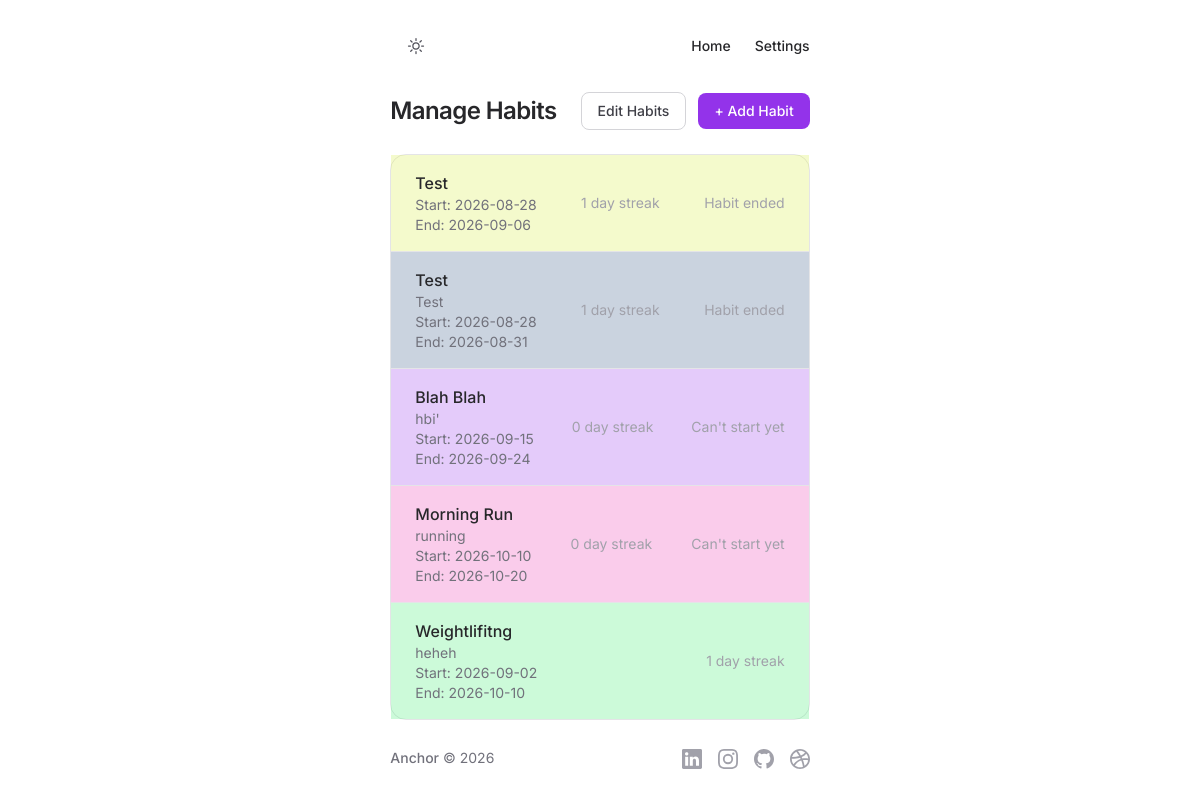
Page /habits (signed in) on the committed database.
### tables this page shows
CREATE TABLE habits (
id INTEGER PRIMARY KEY AUTOINCREMENT NOT NULL,
user_id INTEGER NOT NULL,
habit TEXT NOT NULL,
description TEXT,
start_date TEXT NOT NULL,
end_date TEXT NOT NULL, colour TEXT NOT NULL DEFAULT '#ffffff');

### app.py (the view)
@app.route("/habits", methods=["GET", "POST"])
@login_required
def habits():
    db = get_db()
    now = datetime.now()
    curr_date = now.strftime("%Y-%m-%d")
    if request.method == "POST":
        if request.form.get("completion_btt"):
            db.execute("INSERT INTO habit_logs (habit_id, completed_date) VALUES (?, ?)",
                    (request.form.get("completion_btt"), curr_date))
            db.commit()
            return apology("Marked as done", error="success")
        else:
            return render_template("habits.html")
    else:
        habits = db.execute("SELECT id, habit, description, start_date, end_date, colour FROM habits WHERE user_id = ?", (session["user_id"],)).fetchall()
        id_list = [row["id"] for row in habits]
        streaks = {}
        completed_date = {}
        for habit_id in id_list:
            streaks[habit_id] = get_streak(habit_id)
            row = db.execute("SELECT completed_date FROM habit_logs WHERE habit_id = ? ORDER BY completed_date DESC LIMIT 1", (habit_id,)).fetchone()
            completed_date[habit_id] = row["completed_date"] if row else None
        return render_template ("habits.html", habits=habits, streak=streaks, completed_date=completed_date, today=curr_date)

### app.py (called while the page is built)
@app.after_request
def after_request(response):
    response.headers["Cache-Control"] = "no-cache, no-store, must-revalidate"
    response.headers["Expires"] = 0
    response.headers["Pragma"] = "no-cache"
    return response

@app.context_processor
def inject_user():
    return dict(username=session.get("username"))

### helpers.py (called while the page is built)
def get_db():
    if "db" not in g:
        g.db = sqlite3.connect(DATABASE)
        g.db.row_factory = sqlite3.Row
    return g.db

def get_streak(habit_id):
    db = get_db()
    rows = db.execute(
        "SELECT completed_date FROM habit_logs WHERE habit_id = ? ORDER BY completed_date DESC",
        (habit_id,)
    ).fetchall()
    completed_dates = {row["completed_date"] for row in rows}
    streak = 0
    check_date = date.today()
    while check_date.isoformat() in completed_dates:
        streak += 1
        check_date -= timedelta(days=1)
    return streak

def login_required(f):
    @wraps(f)
    def decorated_function(*args, **kwargs):
        if session.get("user_id") is None:
            return redirect("/login")
        return f(*args, **kwargs)
    return decorated_function

### templates/habits.html (shortened to what this page needs)
{% extends "layout.html" %}
{% block main %}
<div class="col-span-12">
  <div class="mb-6 flex flex-wrap items-center justify-between gap-6">
    <h1 class="text-2xl font-semibold tracking-tight text-text dark:text-text-dark">
      Manage Habits
    </h1>
    <div class="flex items-center gap-3">
      <a
        href="/habits/edit"
        class="rounded-lg border border-border px-4 py-2 text-sm font-medium text-zinc-700 transition hover:bg-zinc-100 active:opacity-80 dark:border-border-dark dark:text-zinc-200 dark:hover:bg-zinc-800"
      >
        Edit Habits
      </a>
      <a
        href="/habits/add"
        class="rounded-lg bg-brand px-4 py-2 text-sm font-medium text-white transition hover:bg-brand-hover active:opacity-80"
      >
        + Add Habit
      </a>
    </div>
  </div>
  <div class="rounded-2xl border border-zinc-200 bg-surface dark:border-zinc-800 dark:bg-surface-dark">
    {% if habits %}
      <ul class="divide-y divide-zinc-200 dark:divide-zinc-800">
        {% for habit in habits %}
        <li class="flex items-center justify-between px-6 py-4"
          style="background-color: {{ habit.colour }}40;">
          <div>
            <p class="font-medium text-text dark:text-text-dark">{{ habit.habit }}</p>
            <p class="text-sm text-zinc-500 dark:text-text-muted">{{ habit.description }}</p>
            <p class="text-sm text-zinc-500 dark:text-text-translucent">Start: {{ habit.start_date }}</p>
            <p class="text-sm text-zinc-500 dark:text-text-translucent">End: {{ habit.end_date }}</p>
          </div>
          <span class="text-sm text-text-translucent dark:text-zinc-500">{{ streak[habit.id] }} day streak</span>
          {% if completed_date[habit.id] != today and habit.start_date <= today and habit.end_date >= today %}
          <form action="/habits" method="post">
          <input type="hidden" name="csrf_token" value="{{ csrf_token() }}"/>
            <button
              type="submit"
              name="completion_btt"
              value="{{ habit.id }}"
              onclick="return confirm('Mark this habit as complete today? Are you sure?')"
              class="text-center rounded-lg border border-purple px-4 py-2 text-sm font-medium text-text transition hover:bg-success active:opacity-80 dark:border-border-dark dark:text-text-dark dark:hover:bg-success"
            >
            Mark as done
            </button>
          </form>
          {% elif habit.start_date > today %}
            <span class="text-sm text-text-translucent dark:text-zinc-500">Can't start yet</span>
          {% elif habit.end_date < today %}
            <span class="text-sm text-text-translucent dark:text-zinc-500">Habit ended</span>
          {% endif %}
        </li>
        {% endfor %}
      </ul>
    {% else %}
      <div class="flex flex-col items-center justify-center gap-3 px-6 py-16 text-center">
        <p class="text-text-muted dark:text-zinc-300">You haven't added any habits yet.</p>
      </div>
    {% endif %}
  </div>
</div>
{% endblock %}

### templates/layout.html (shortened to what this page needs)
<!doctype html>
<html lang="en" class="scroll-smooth">
  <head>
     <link rel="stylesheet" href="{{ url_for('static', filename='css/tailwind.css') }}" />
  </head>
  <body class="antialiased">
    <div
      x-data="{
        darkMode: localStorage.getItem('darkMode') === 'true',
        toggleDarkMode() {
          this.darkMode = !this.darkMode;
          localStorage.setItem('darkMode', this.darkMode);
          document.documentElement.classList.toggle('dark', this.darkMode);
        }
      }"
      class="flex min-h-dvh min-w-80 flex-col bg-surface text-text dark:bg-zinc-950 dark:text-text-dark"
    >
      <main
        id="page-content"
        class="mx-auto flex max-w-6xl flex-auto flex-col px-4 pb-4 lg:px-8 lg:pb-8"
      >
        <header
          id="page-header"
          class="flex flex-none items-center justify-between py-7"
        >
          <div class="flex items-center gap-2">
            <button
              x-on:click="toggleDarkMode()"
              type="button"
              aria-label="Toggle dark mode"
              class="relative inline-flex size-9 items-center justify-center text-text-muted hover:opacity-75 dark:text-text-translucent"
            >
              <div
                x-cloak
                x-show="!darkMode"
                x-transition:enter="transition ease-out duration-150"
                x-transition:enter-start="opacity-0 rotate-180"
                x-transition:enter-end="opacity-100 rotate-0"
                x-transition:leave="transition ease-in duration-100"
                x-transition:leave-start="opacity-100 rotate-0"
                x-transition:leave-end="opacity-0 rotate-180"
                class="absolute inset-0 flex items-center justify-center"
              >
              </div>
            </button>
          </div>
          <div class="flex items-center gap-4">
            <nav class="flex items-center gap-6">
            {% if session["user_id"] %}
              <a
                href="/"
                class="text-sm font-medium decoration-brand decoration-2 underline-offset-8 hover:text-black hover:underline dark:decoration-brand-light dark:hover:text-white"
              >
                Home
              </a>
              <a
                href="/settings"
                class="text-sm font-medium decoration-brand decoration-2 underline-offset-8 hover:text-black hover:underline dark:decoration-brand-light dark:hover:text-white"
              >
                Settings
              </a>
            {% endif %}
            </nav>
          </div>
        </header>
        <div class="grid flex-1 grid-cols-1 gap-6 md:grid-cols-12">
            {% block main %}{% endblock %}
        </div>
        <footer
            class="mt-auto flex flex-col gap-6 py-7 text-center text-sm md:col-span-12 md:flex-row-reverse md:justify-between md:gap-0 md:text-left"
          >
            <nav class="flex items-center justify-center gap-4">
              <a
                  href="https://www.linkedin.com/in/cary-li-4815642b1/"
                  aria-label="LinkedIn"
                  class="text-text-translucent hover:text-[#0a66c2] dark:hover:text-[#0a66c2]"
              >
              </a>
              <a
                href="https://www.instagram.com/hugh_jass6090/"
                class="text-text-translucent hover:text-[#ea4c89]"
              >
              </a>
              <a
                href="https://github.com/Car-XY"
                class="text-text-translucent hover:text-[#333] dark:hover:text-zinc-50"
              >
              </a>
              <a
                href="https://theuselessweb.com/"
                class="text-text-translucent hover:text-[#405de6]"
              >
              </a>
            </nav>
            <div class="text-zinc-500 dark:text-text-translucent/80">
              <span class="font-medium">Anchor</span> ©
              <span x-text="new Date().getFullYear()"></span>
            </div>
        </footer>
      </main>
    </div>
  </body>
</html>

### rows in the picture
habits: habit "Test", start_date "2026-08-28", end_date "2026-09-06", user "1", shows "Habit ended"
habits: habit "Test", description "Test", start_date "2026-08-28", end_date "2026-08-31", user "1", shows "Habit ended"
habits: habit "Blah Blah", description "hbi'", start_date "2026-09-15", end_date "2026-09-24", streak "0", shows "Can't start yet"
habits: habit "Morning Run", description "running", start_date "2026-10-10", end_date "2026-10-20", streak "0", shows "Can't start yet"
habits: habit "Weightlifitng", description "heheh", start_date "2026-09-02", end_date "2026-10-10", user "1"
